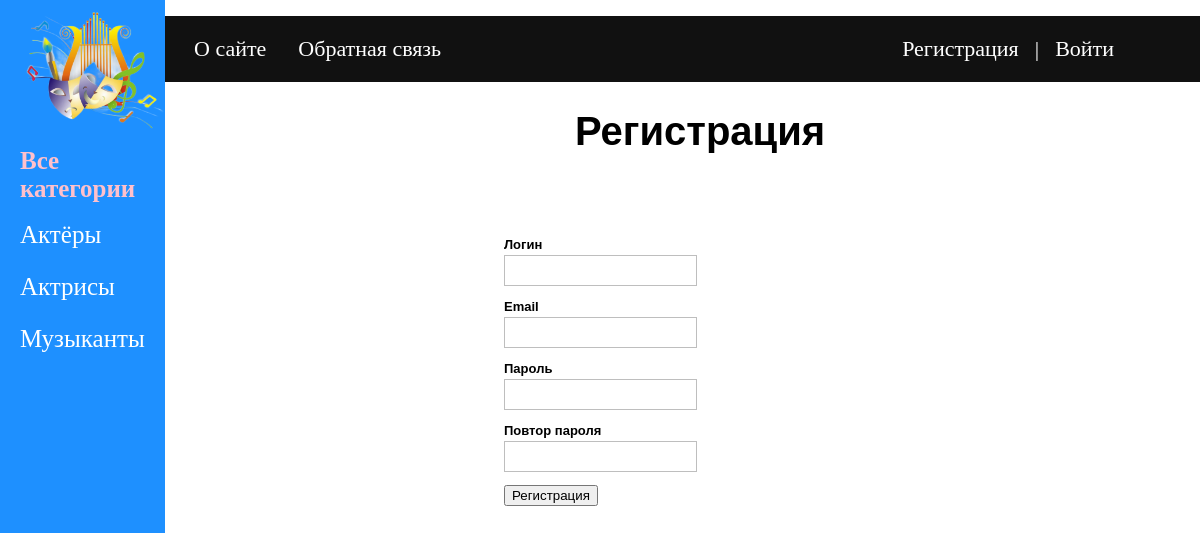
Screenshot of /register/ with the database file from the repository.
### artists/models.py (models this page shows, shortened)
class Category(models.Model):
    name = models.CharField(max_length=100, db_index=True, verbose_name='Название категории')
    slug = models.SlugField(max_length=255, unique=True, db_index=True, verbose_name="URL")
    def get_absolute_url(self):
        return reverse('cats', kwargs={'cat_slug': self.slug})
    class Meta:
        verbose_name = 'Категория'
        verbose_name_plural = 'Категории'
        ordering = ['id']

### artists/views.py (the view, shortened to what this page needs)
# urls.py: path('register/', RegisterUser.as_view(), name = 'register'),
class RegisterUser(DataMixin, CreateView):
    form_class = RegisterUserForm #Пользовательская форма
    template_name = 'artists/register.html'
    success_url = reverse_lazy('login')
    def get_context_data(self, *, object_list=None, **kwargs):
        context = super().get_context_data(**kwargs)
        c_def = self.get_user_context(title = "Регистрация")
        return dict(list(context.items()) + list(c_def.items()))

### artists/forms.py
class RegisterUserForm(UserCreationForm):
    username = forms.CharField(label='Логин')
    email = forms.EmailField(label='Email')
    password1 = forms.CharField(label='Пароль')
    password2 = forms.CharField(label='Повтор пароля')
    class Meta:
        model = User
        fields = ('username', 'email', 'password1', 'password2')

### artists/templatetags/artists_tags.py (called while the page is built)
@register.inclusion_tag('artists/template_html/list_categories.html')
def show_categories(cat_selected=0):
    cats = Category.objects.all()
    return {"cats": cats, "cat_selected": cat_selected}

### artists/utils.py (called while the page is built)
    def get_user_context(self, **kwargs):
        context = kwargs
        cats = Category.objects.all() # Если включаем кэширование боковой панели категорий эту строку надо закоментировать
        user_menu = menu.copy()
        if not self.request.user.is_authenticated: #Если пользователь не авторизован, то удаляем из словаря menu строку "Добавить статью"
            user_menu.pop(1)
        context['menu'] = user_menu
        context['cats'] = cats
        if 'cat_selected' not in context:
            context['cat_selected'] = 0
        return context

### artists/templates/artists/register.html (shortened to what this page needs)
{% extends 'artists/base.html' %}
{% block content %}
<div class="main">
<h1>{{title}}</h1>
<form method="post" class="form-style-1">
    {% for f in form %}
        <p><label class="form-style-1" for="{{ f.id_for_label }}">{{ f.label }}</label>{{f}}</p>
    {% endfor %}
    <button type="submit">Регистрация</button>
</form>
</div>
{% endblock %}

### artists/templates/artists/template_html/list_categories.html
{% for c in cats %}
    {% if cat_selected == c.pk %}
        <li>{{c.name}}</li>
    {% else %}
        <li ><a href="{{ c.get_absolute_url }}" >{{c.name}}</a></li>
    {% endif %}
{% endfor %}

### artists/static/artists/css/styles2.css (style rules this page uses)
body { background-color: ##F8F9F9; margin: 0; }
li { list-style-type: none; }
.sidenav a { padding: 6px 8px 6px 0; text-decoration: none; font-size: 25px; color: white; display: block; }
.sidenav li { padding: 6px 8px 6px 20px; text-decoration: none; font-size: 25px; color: #FFC0CB; display: block; }
.main { margin-left: 200px; font-size: 20px; padding: 0; font-family: Georgia, Verdana, Arial,Times New Roman }
.main h1 { text-align:center; }
.form-style-1 { margin:50px auto; max-width: 400px; padding: 20px 12px 10px 20px; font: 13px "Lucida Sans Unicode", "Lucida Grande", sans-serif, Arial; }
.form-style-1 label { margin:0 0 3px 0; padding:0px; display:block; font-weight: bold; }
.form-style-1 input[type=text], .form-style-1 input[type=date], .form-style-1 input[type=datetime], .form-style-1 input[type=number], .form-style-1 input[type=search], .form-style-1 input[type=time], .form-style-1 input[type=url], .form-style-1 input[type=email], textarea, select { box-sizing: border-box; -webkit-box-sizing: border-box; -moz-box-sizing: border-box; border:1px solid #BEBEBE; padding: 7px; margin:0px; -webkit-transition: all 0.30s ease-in-out; -moz-transition: all 0.30s ease-in-out; -ms-transition: all 0.30s ease-in-out; -o-transition: all 0.30s ease-in-out; outline: none; }

### rows the page displays
Category: name "Актёры"
Category: name "Актрисы"
Category: name "Музыканты"

### other values shown
{{ m.title }} "О сайте" "Обратная связь"
{{ title }} "Регистрация"
{{ f.label }} "Логин" "Email" "Пароль" "Повтор пароля"
